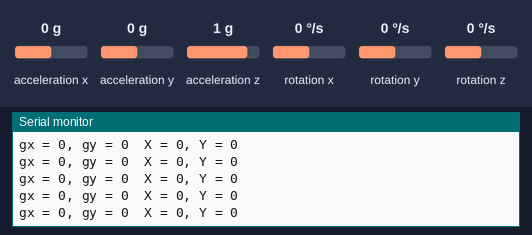
Bench run of a sketch on a simulated ESP32. Shown: the last lines printed to the serial monitor. The inputs (shaded band) are chosen by the test bench; at power-on: acceleration x 0 g, acceleration y 0 g, rotation x 0 °/s, rotation y 0 °/s, acceleration z 1 g, rotation z 0 °/s. USB keyboard and mouse output is not drawn.

Above: at 1.2 s.
1.3 s: acceleration x set to -1.4 g
At 1.36 s:
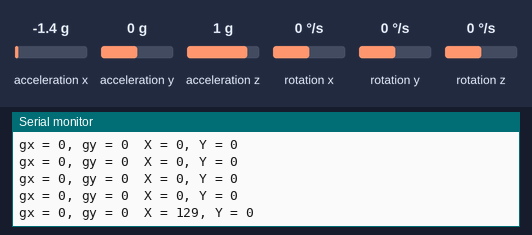
2.8 s: acceleration y set to -1.4 g
At 2.81 s:
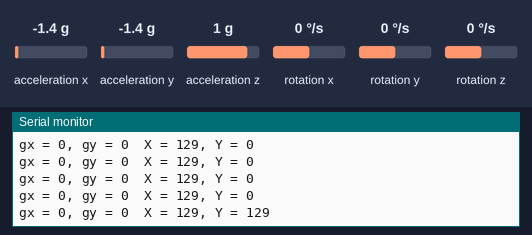
4.3 s: rotation x set to -192 °/s
At 4.37 s:
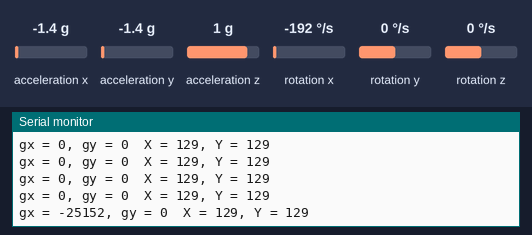
5.8 s: rotation y set to -192 °/s
At 5.82 s:
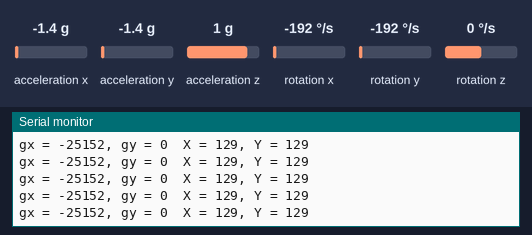

Measured:
- after the input at 1.3 s, the serial monitor: prints a new line after 0.05 s (image 1)
- after the input at 2.8 s, the serial monitor: prints a new line at once (image 2)
- after the input at 4.3 s, the serial monitor: prints a new line after 0.07 s (image 3)

The sketch:

ESP32_BLEmouse_MPU6050.ino.ino
```cpp
#include "I2Cdev.h"
#include <Wire.h>
#include <MPU6050.h>
#include <BleMouse.h>

//宣告各項變數
BleMouse bleMouse;
MPU6050 imu;
int16_t ax, ay, az, gx, gy, gz;//MPU6050加速度和旋轉
int vx, vy;//滑鼠游標移動
int buttonL = 0; // IO0 button為左鍵

int buttonLstate = HIGH;

//計算角距離
int angleToDistance(int a)

{
  if (a < -80)
  {
    return -40;
  }
  else if (a < -65) {
    return -20;
  }
  else if (a < -50) {
    return -10;
  }
  else if (a < -15) {
    return -5;
  }
  else if (a < -5) {
    return -1;
  }
  else if (a > 80) {
    return 40;
  }
  else if (a > 65) {
    return 20;
  }
  else if (a > 15) {
    return 10;
  }
  else if (a > 5) {
    return 1;
  }
}


void setup() {
  Serial.begin(115200);
  Wire.begin();
  pinMode(buttonL, INPUT_PULLUP);


  Serial.print("MPU6050 initializing");
  imu.initialize();
  while (!imu.testConnection()) { Serial.print("."); }
  Serial.println();
  Serial.println("BLE Mouse starting !");
  bleMouse.begin();
}

void loop() {
  /* Update IMU sensor values */
  imu.getMotion6(&ax, &ay, &az, &gx, &gy, &gz);//取得Acceleration & Rotation

  //求出vx & vy，計算出滑鼠游標的移動
  int vx = map(ax, -16000, 16000, 90, -90);

  int vy = map(ay, -16000, 16000, 90, -90);


  Serial.print("gx = ");   Serial.print(gx);
  Serial.print(", gy = "); Serial.print(gy);
  Serial.print("\t");
  Serial.print("X = ");    Serial.print(vx);
  Serial.print(", Y = ");  Serial.println(vy);

  bleMouse.move(angleToDistance(vx), angleToDistance(vy));//決定滑鼠游標更精準的標移動方向

  buttonLstate = digitalRead(buttonL);


  if (buttonLstate == LOW) { // press button to Ground
    bleMouse.click(MOUSE_LEFT);
    delay(100);
  }
  delay(100);
}
```
